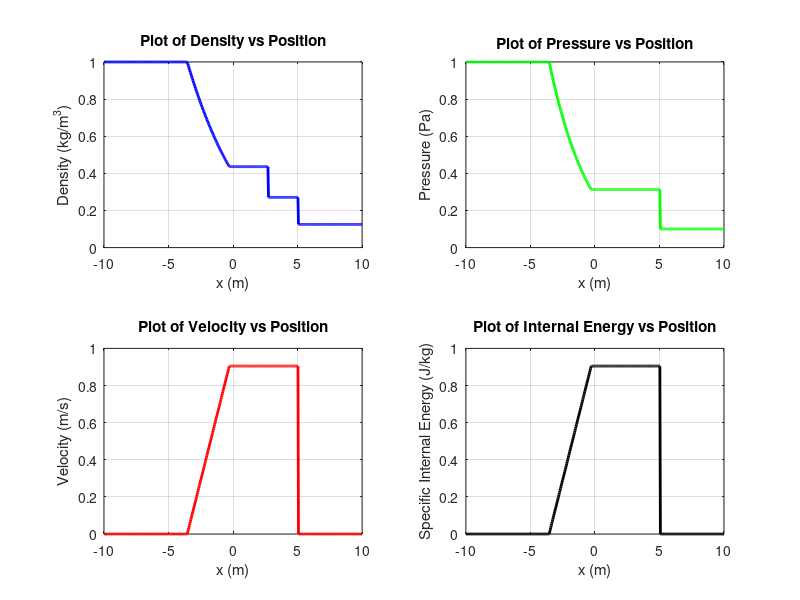

Here is the MATLAB script that generated this plot:
clear;clc;format long;

%Initial data (used SI units- kg, m, sec)
pL = 1.0; % Pa
rhoL = 1.0; %kg/m3
uL = 0.0; %m/sec


pR = 0.1;
rhoR = 0.125;
uR = 0.0;

gamma = 1.4;
aL = sqrt(gamma*(pL/rhoL));
aR = sqrt(gamma*(pR/rhoR));

xL = -10.0; xR = 10.0;
x = linspace(xL,xR,500);
x0 = 0.0;
for t = 0:0.1:3

MachShock = @(x) x - (1.0/x) - aL*((gamma+1)/(gamma-1))*(1.0 - ((pR/pL)*((2*gamma*x^2)/(gamma+1) - (gamma-1)/(gamma+1)))^((gamma-1)/(2*gamma)));


%Solving for the Mach shock number

Ms = fzero(MachShock, 10);

%Computing the data in region 1

p1 = pR*((2.0*gamma*Ms^2)/(gamma+1) - (gamma-1)/(gamma+1));
u1 = (2/(gamma+1))*(Ms - 1.0/Ms);
rho1 = rhoR/((2.0)/((gamma+1)*Ms^2) + (gamma-1)/(gamma+1));

%Data in region 2

p2 = p1;
u2 = u1;
rho2 = rhoL*(p2/pL)^(1.0/gamma);
a2 = sqrt(gamma*(p2/rho2));

%Data in region E
x1 = x0 - aL*t;
x2 = x0 + (u2 - a2)*t;

xELog = ((x1 < x) & (x < x2));
uE = (2.0/(gamma+1))*(aL*xELog + (x.*(xELog) - x0*xELog)/t);
aE = aL*xELog - (gamma-1)*uE*0.5;
pE = pL*(aE/aL).^((2.0*gamma)/(gamma-1));
rhoE = (gamma*pE)./aE.^2;
rhoE(isnan(rhoE)) = 0.0; %problems due to vectorization

%Other positiions
x3 = x0 + u2*t;
x4 = x0 + Ms*t; %Position of shock(!)


Pressure = (x < x1)*pL + ((x1 < x) & (x < x2)).*pE + ((x2 < x) & (x < x4))*p2 + (x > x4)*pR; 
density = (x < x1)*rhoL + ((x1 < x) & (x < x2)).*rhoE + ((x2 < x) & (x < x3))*rho2 + ((x3 < x) & (x < x4))*rho1 +  (x > x4)*rhoR;
velocity = (x < x1)*uL + ((x1 < x) & (x < x2)).*uE + ((x2 < x) & (x < x4))*u2 + (x > x4)*uR;
energy = (x < x1)*uL + ((x1 < x) & (x < x2)).*uE + ((x2 < x) & (x < x4))*u2 + (x > x4)*uR;

figure(1)
subplot(2,2,1),
plot(x,density,'-b','LineWidth',2);
xlabel('x (m)');
ylabel('Density (kg/m^3)');
title('Plot of Density vs Position');
grid on;
subplot(2,2,2),
plot(x,Pressure,'-g','LineWidth',2);
xlabel('x (m)');
ylabel('Pressure (Pa)');
title('Plot of Pressure vs Position');
grid on;
subplot(2,2,3),
plot(x,velocity,'-r','LineWidth',2);
xlabel('x (m)');
ylabel('Velocity (m/s)');
title('Plot of Velocity vs Position');
grid on;
subplot(2,2,4),
plot(x,energy,'-k','LineWidth',2);
xlabel('x (m)');
ylabel('Specific Internal Energy (J/kg)');
title('Plot of Internal Energy vs Position');
grid on;
pause(0.1);
end

